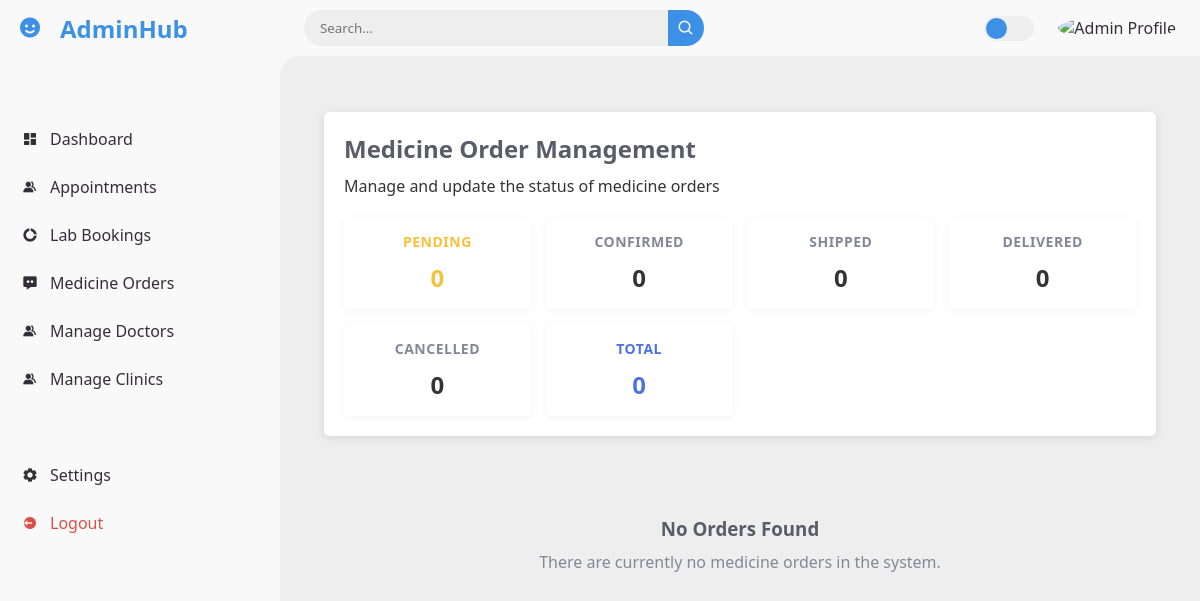
The page /adminhub/medicine-orders/view_medicine_orders.php (signed in) on the database as committed earlier.
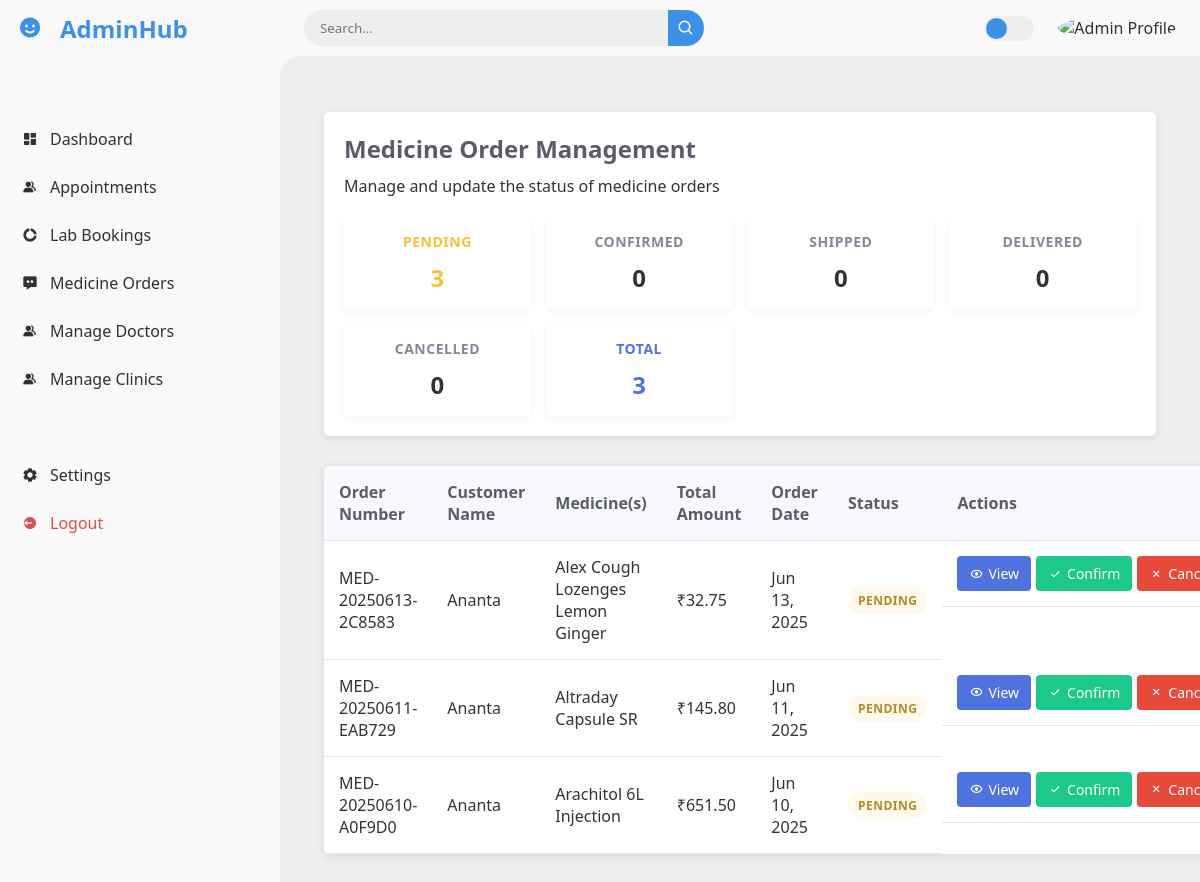
The same page on the database as committed later.
### tables this page shows
CREATE TABLE `medicine_orders` (
  `id` int(11) NOT NULL,
  `booked_by_user_id` int(11) DEFAULT 0,
  `booked_by_email` varchar(255) DEFAULT '',
  `booked_by_name` varchar(255) DEFAULT '',
  `order_number` varchar(50) NOT NULL,
  `name` varchar(100) NOT NULL,
  `phone` varchar(20) NOT NULL,
  `email` varchar(100) NOT NULL,
  `address` text NOT NULL,
  `total_amount` decimal(10,2) NOT NULL,
  `order_date` datetime NOT NULL,
  `status` enum('pending','confirmed','shipped','delivered','cancelled') DEFAULT 'pending',
  `created_at` timestamp NOT NULL DEFAULT current_timestamp(),
  `updated_at` timestamp NOT NULL DEFAULT current_timestamp() ON UPDATE current_timestamp()
);

### adminhub/medicine-orders/view_medicine_orders.php (the view, shortened to what the changed rows need)
<?php
    require_once '../include/database_connection.php';
    $sql = "SELECT
                mo.*,
                GROUP_CONCAT(DISTINCT moi.medicine_name SEPARATOR ', ') as medicine_names,
                GROUP_CONCAT(DISTINCT CONCAT(moi.medicine_name, ' (₹', moi.medicine_price, ' x ', moi.quantity, ')') SEPARATOR ', ') as medicine_details
            FROM medicine_orders mo
            LEFT JOIN medicine_order_items moi ON mo.id = moi.order_id
            GROUP BY mo.id
            ORDER BY mo.order_date DESC";
    $result = $conn->query($sql);
    $countSql = "SELECT status, COUNT(*) as count FROM medicine_orders GROUP BY status";
    $countResult = $conn->query($countSql);
    $statusCounts = [
        'pending' => 0,
        'confirmed' => 0,
        'shipped' => 0,
        'delivered' => 0,
        'cancelled' => 0,
        'Total' => 0
    ];
    if ($countResult->num_rows > 0) {
        while($row = $countResult->fetch_assoc()) {
            $statusCounts[$row['status']] = $row['count'];
            $statusCounts['Total'] += $row['count'];
        }
    }
?>
<!DOCTYPE html>
<html lang="en">
<head>
    <link rel="stylesheet" href="styles.css">
    <link rel="stylesheet" href="style.css">
    <link href='https://unpkg.com/boxicons@2.0.9/css/boxicons.min.css' rel='stylesheet'>
</head>
<body>
    <section id="content">
        <main>
            <div class="container">
                <header>
                    <h1>Medicine Order Management</h1>
                    <div class="status-summary">
                        <div class="status-card pending">
                            <h3>Pending</h3>
                            <p id="pending-count"><?php echo $statusCounts['pending']; ?></p>
                        </div>
                        <div class="status-card total">
                            <h3>Total</h3>
                            <p id="total-count"><?php echo $statusCounts['Total']; ?></p>
                        </div>
                    </div>
                </header>
                <div class="orders-container">
                    <?php if ($result->num_rows > 0): ?>
                        <table class="orders-table">
                            <thead>
                                <tr>
                                    <th>Order Number</th>
                                    <th>Customer Name</th>
                                    <th>Medicine(s)</th>
                                    <th>Total Amount</th>
                                    <th>Order Date</th>
                                    <th>Status</th>
                                    <th>Actions</th>
                                </tr>
                            </thead>
                            <tbody>
                                <?php while($row = $result->fetch_assoc()): ?>
                                    <tr>
                                        <td><?php echo htmlspecialchars($row['order_number']); ?></td>
                                        <td><?php echo htmlspecialchars($row['name']); ?></td>
                                        <td><?php echo htmlspecialchars($row['medicine_names'] ?: 'No medicines'); ?></td>
                                        <td>₹<?php echo number_format($row['total_amount'], 2); ?></td>
                                        <td><?php echo date('M d, Y', strtotime($row['order_date'])); ?></td>
                                        <td>
                                            <span class="status status-<?php echo strtolower($row['status']); ?>">
                                                <?php echo ucfirst($row['status']); ?>
                                            </span>
                                        </td>
                                        <td class="actions">
                                            <button class="btn-view" onclick="viewOrderDetails(
                                                '<?php echo $row['id']; ?>',
                                                '<?php echo htmlspecialchars($row['order_number'], ENT_QUOTES); ?>',
                                                '<?php echo htmlspecialchars($row['name'], ENT_QUOTES); ?>',
                                                '<?php echo htmlspecialchars($row['phone'], ENT_QUOTES); ?>',
                                                '<?php echo htmlspecialchars($row['email'], ENT_QUOTES); ?>',
                                                '<?php echo htmlspecialchars($row['address'], ENT_QUOTES); ?>',
                                                '<?php echo htmlspecialchars($row['medicine_details'] ?: 'No medicines', ENT_QUOTES); ?>',
                                                '<?php echo number_format($row['total_amount'], 2); ?>',
                                                '<?php echo date('M d, Y H:i', strtotime($row['order_date'])); ?>',
                                                '<?php echo $row['status']; ?>')">
                                                <i class='bx bx-show'></i> View
                                            </button>
                                            <?php if($row['status'] == 'pending'): ?>
                                                <form action="<?php echo htmlspecialchars($_SERVER["PHP_SELF"]); ?>" method="post" class="status-form">
                                                    <button type="submit" class="btn-accept"><i class='bx bx-check'></i>Confirm</button>
                                                </form>
                                                <form action="<?php echo htmlspecialchars($_SERVER["PHP_SELF"]); ?>" method="post" class="status-form">
                                                    <button type="submit" class="btn-reject"><i class='bx bx-x'></i>Cancel</button>
                                                </form>
                                            <?php else: ?>
                                                <button class="btn-disabled" disabled><i class='bx bx-check'></i>No Actions</button>
                                            <?php endif; ?>
                                        </td>
                                    </tr>
                                <?php endwhile; ?>
                            </tbody>
                        </table>
                    <?php else: ?>
                        <div class="empty-state">
                            <h3>No Orders Found</h3>
                            <p>There are currently no medicine orders in the system.</p>
                        </div>
                    <?php endif; ?>
                </div>
            </div>
        </main>
    </section>
</body>
</html>

Rows that differ between the two databases and show on the page:
added medicine_orders: order_number "MED-20250613-2C8583", name "Ananta", medicine_names "Alex Cough Lozenges Lemon Ginger", total_amount "32.75", order_date "Jun 13, 2025", status "PENDING"
added medicine_orders: order_number "MED-20250611-EAB729", name "Ananta", medicine_names "Altraday Capsule SR", total_amount "145.80", order_date "Jun 11, 2025", status "PENDING"
added medicine_orders: order_number "MED-20250610-A0F9D0", name "Ananta", medicine_names "Arachitol 6L Injection", total_amount "651.50", order_date "Jun 10, 2025", status "PENDING"
Other text that changed with them:
$statusCounts['pending']: "0" → "3"
$statusCounts['Total']: "0" → "3"
text no longer shown: "No Orders Found There are currently no medicine orders in the system."
text now shown: "Order Number Customer Name Medicine(s) Total Amount Order Date Status Actions"
